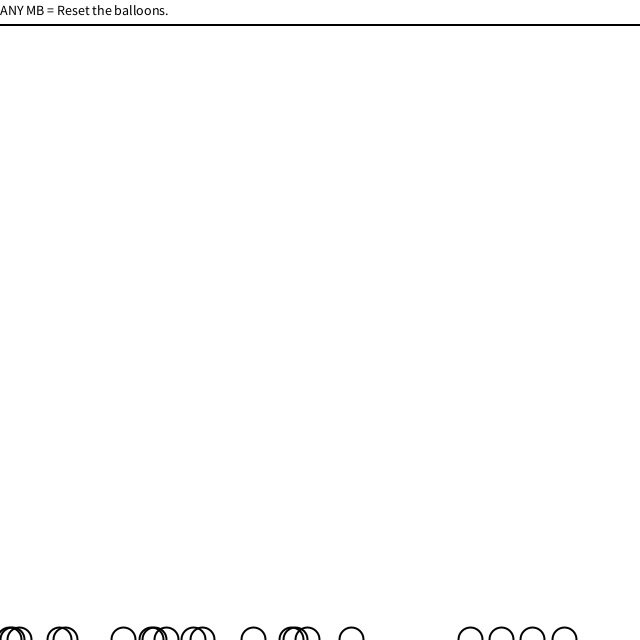
Frame 1 (no input)
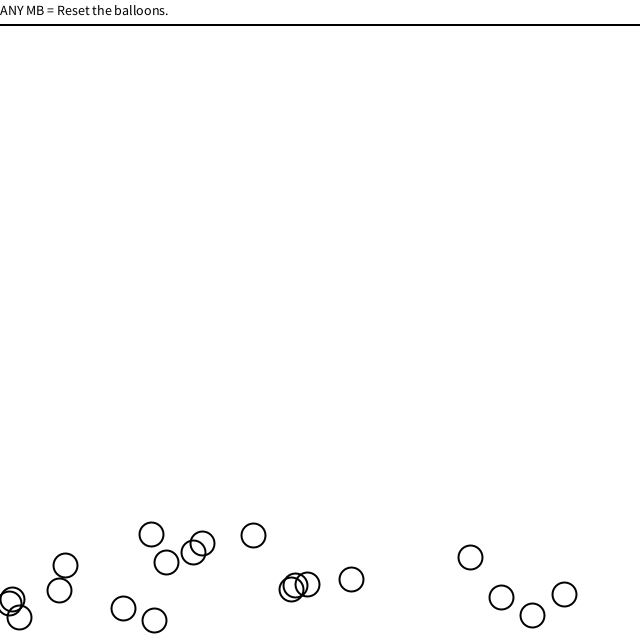
Frame 60 (the mouse pressed at the canvas centre just before this capture)
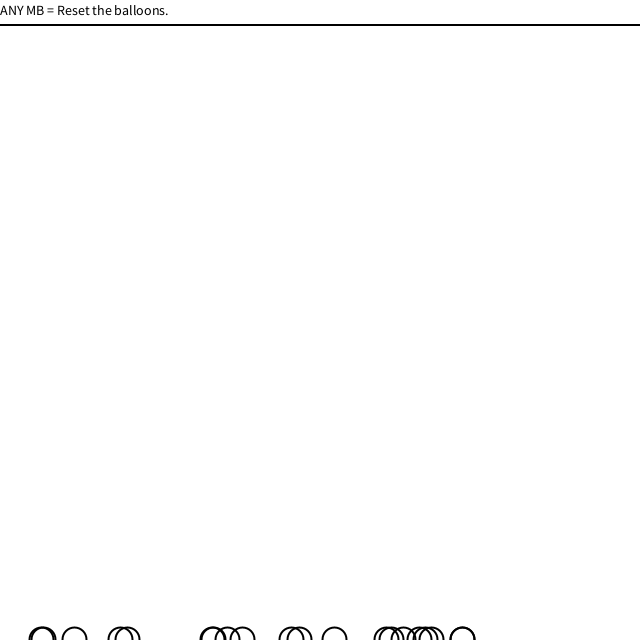
Frame 120 (the mouse held since frame 60 and released just before this capture)

The Processing sketch that drew these frames (run headless with seeded random() and noise(); from frame 60 on, the mouse is pressed at the canvas centre):

// Processing sketch: Noc02_01_Force_Ex2_1_Balloons
// ── Noc02_01_Force_Ex2_1_Balloons.pde
// Nature of Code Exercise 2.1 Hellium Balloons affected by Wind
// as of 23.3.2016 wind hasn't been implemented

import java.util.Random;

final int MAX_BALLOONS = 20;
final int CeilingHeight = 26;

Balloon[] balloons = new Balloon[MAX_BALLOONS];
Random generator = new Random();

void setup() {
  size(640, 640);

  resetBalloons();
}

void resetBalloons() {
  for (int i = 0; i < MAX_BALLOONS; i++) {
    balloons[i] = new Balloon();
  }
}

void draw() {
  background(255);
  
  if (mousePressed)
  {
    resetBalloons();
  }
  drawCeiling();
  updateTheBalloons();

  drawHelpText();
}

void drawCeiling() {
  fill(0);
  noStroke();
  rect(0,CeilingHeight,width,-2);
}

void updateTheBalloons() {
  for (int i = 0; i < MAX_BALLOONS; i++) {
    Balloon balloon = balloons[i];
    
    if (balloonCollidesWithCeiling(balloon))
    {
      bounceBalloonOffCeiling(balloon);
    }
    
    balloon.update();
    balloon.checkEdges();
    balloon.display();
  }
}

void drawHelpText() {
  fill(0);
  textSize(14);
  text("ANY MB = Reset the balloons.", 0, 15);
}

boolean balloonCollidesWithCeiling(Balloon balloon) {
  return balloon.location.y - balloon.radius <= CeilingHeight;
}

void bounceBalloonOffCeiling(Balloon balloon) {
  balloon.location.y = CeilingHeight+balloon.radius;
  PVector reaction = PVector.mult(balloon.velocity,-1.2);
  balloon.applyForce(reaction);
}
// ── Balloon.pde
// Nature of Code - Exercise 2.1 - Page 70
class Balloon extends Mover {
  PVector heliumForce = new PVector(0, -random(0.01,0.06));
  Balloon() {
    super();

    // start somewhere along bottom row of screen
    location = new PVector(random(0,width), height);
    
  }
  
  void update() {
    applyForce(heliumForce);
    super.update();
  }
}
// ── Mover.pde
// Nature of Code - page 70 Exercise 2.1

class Mover {
  PVector location;
  PVector velocity;
  PVector acceleration;
  int radius;
  
  Mover() {
    location = new PVector(0, 0);
    velocity = new PVector(0, 0);
    acceleration = new PVector(0, 0);
    radius = 12;
  }

  void update() {
    velocity.add(acceleration);
    location.add(velocity);
    
    resetAcceleration();
  }
  
  void display() {
    stroke(0);
    strokeWeight(2);
    noFill();
    ellipse(location.x, location.y, radius*2, radius*2);
  }

  void checkEdges() {
    if (location.x > width) {
      location.x = 0;
    } else if (location.x < 0) {
      location.x = width;
    }
  }
  
  void applyForce(PVector force)
  {
    acceleration.add(force);
  }
  
  void resetAcceleration() {
    acceleration.mult(0);
  }
}
// ── WindGenerator.pde
// Wind generator

class WindGenerator {
  float noiseResolution = 100;
  float maxWind = 1.0;
  float seed = 100;
  
  PVector windHeadingVector = new PVector(1,0);
  
  WindGenerator(float maxWind, float noiseResolution) {
    this.maxWind = maxWind;
    this.noiseResolution = noiseResolution;
  }
  
  void setSeed(float seed) {
    this.seed = seed;
  }
  
  PVector getWindAt(PVector location) {
    float amplitude = noise(1000+location.x,1000+location.y)*maxWind;
    return new PVector(mapLocationToDirectionComponent(location.x)*amplitude, 0);
  }
  
  float mapLocationToDirectionComponent(float location) {
    return map(noise(seed + location/noiseResolution),0,1,-1,1);
  }
}
